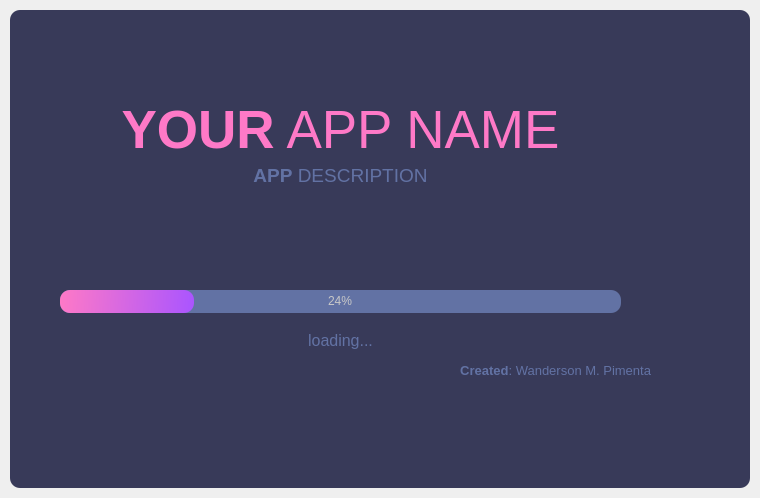
<?xml version="1.0" encoding="UTF-8"?>
<ui version="4.0">
 <class>SplashScreen</class>
 <widget class="QMainWindow" name="SplashScreen">
  <property name="geometry">
   <rect>
    <x>0</x>
    <y>0</y>
    <width>760</width>
    <height>498</height>
   </rect>
  </property>
  <property name="windowTitle">
   <string>MainWindow</string>
  </property>
  <widget class="QWidget" name="centralwidget">
   <layout class="QVBoxLayout" name="verticalLayout">
    <property name="spacing">
     <number>0</number>
    </property>
    <property name="leftMargin">
     <number>10</number>
    </property>
    <property name="topMargin">
     <number>10</number>
    </property>
    <property name="rightMargin">
     <number>10</number>
    </property>
    <property name="bottomMargin">
     <number>10</number>
    </property>
    <item>
     <widget class="QFrame" name="dropShadowFrame">
      <property name="styleSheet">
       <string notr="true">QFrame {	
	background-color: rgb(56, 58, 89);	
	color: rgb(220, 220, 220);
	border-radius: 10px;
}</string>
      </property>
      <property name="frameShape">
       <enum>QFrame::StyledPanel</enum>
      </property>
      <property name="frameShadow">
       <enum>QFrame::Raised</enum>
      </property>
      <widget class="QLabel" name="label_title">
       <property name="geometry">
        <rect>
         <x>0</x>
         <y>90</y>
         <width>661</width>
         <height>61</height>
        </rect>
       </property>
       <property name="font">
        <font>
         <family>Segoe UI</family>
         <pointsize>40</pointsize>
        </font>
       </property>
       <property name="styleSheet">
        <string notr="true">color: rgb(254, 121, 199);</string>
       </property>
       <property name="text">
        <string>&lt;strong&gt;YOUR&lt;/strong&gt; APP NAME</string>
       </property>
       <property name="alignment">
        <set>Qt::AlignCenter</set>
       </property>
      </widget>
      <widget class="QLabel" name="label_description">
       <property name="geometry">
        <rect>
         <x>0</x>
         <y>150</y>
         <width>661</width>
         <height>31</height>
        </rect>
       </property>
       <property name="font">
        <font>
         <family>Segoe UI</family>
         <pointsize>14</pointsize>
        </font>
       </property>
       <property name="styleSheet">
        <string notr="true">color: rgb(98, 114, 164);</string>
       </property>
       <property name="text">
        <string>&lt;strong&gt;APP&lt;/strong&gt; DESCRIPTION</string>
       </property>
       <property name="alignment">
        <set>Qt::AlignCenter</set>
       </property>
      </widget>
      <widget class="QProgressBar" name="progressBar">
       <property name="geometry">
        <rect>
         <x>50</x>
         <y>280</y>
         <width>561</width>
         <height>23</height>
        </rect>
       </property>
       <property name="styleSheet">
        <string notr="true">QProgressBar {
	
	background-color: rgb(98, 114, 164);
	color: rgb(200, 200, 200);
	border-style: none;
	border-radius: 10px;
	text-align: center;
}
QProgressBar::chunk{
	border-radius: 10px;
	background-color: qlineargradient(spread:pad, x1:0, y1:0.511364, x2:1, y2:0.523, stop:0 rgba(254, 121, 199, 255), stop:1 rgba(170, 85, 255, 255));
}</string>
       </property>
       <property name="value">
        <number>24</number>
       </property>
      </widget>
      <widget class="QLabel" name="label_loading">
       <property name="geometry">
        <rect>
         <x>0</x>
         <y>320</y>
         <width>661</width>
         <height>21</height>
        </rect>
       </property>
       <property name="font">
        <font>
         <family>Segoe UI</family>
         <pointsize>12</pointsize>
        </font>
       </property>
       <property name="styleSheet">
        <string notr="true">color: rgb(98, 114, 164);</string>
       </property>
       <property name="text">
        <string>loading...</string>
       </property>
       <property name="alignment">
        <set>Qt::AlignCenter</set>
       </property>
      </widget>
      <widget class="QLabel" name="label_credits">
       <property name="geometry">
        <rect>
         <x>20</x>
         <y>350</y>
         <width>621</width>
         <height>21</height>
        </rect>
       </property>
       <property name="font">
        <font>
         <family>Segoe UI</family>
         <pointsize>10</pointsize>
        </font>
       </property>
       <property name="styleSheet">
        <string notr="true">color: rgb(98, 114, 164);</string>
       </property>
       <property name="text">
        <string>&lt;strong&gt;Created&lt;/strong&gt;: Wanderson M. Pimenta</string>
       </property>
       <property name="alignment">
        <set>Qt::AlignRight|Qt::AlignTrailing|Qt::AlignVCenter</set>
       </property>
      </widget>
     </widget>
    </item>
   </layout>
  </widget>
 </widget>
 <resources/>
 <connections/>
</ui>
